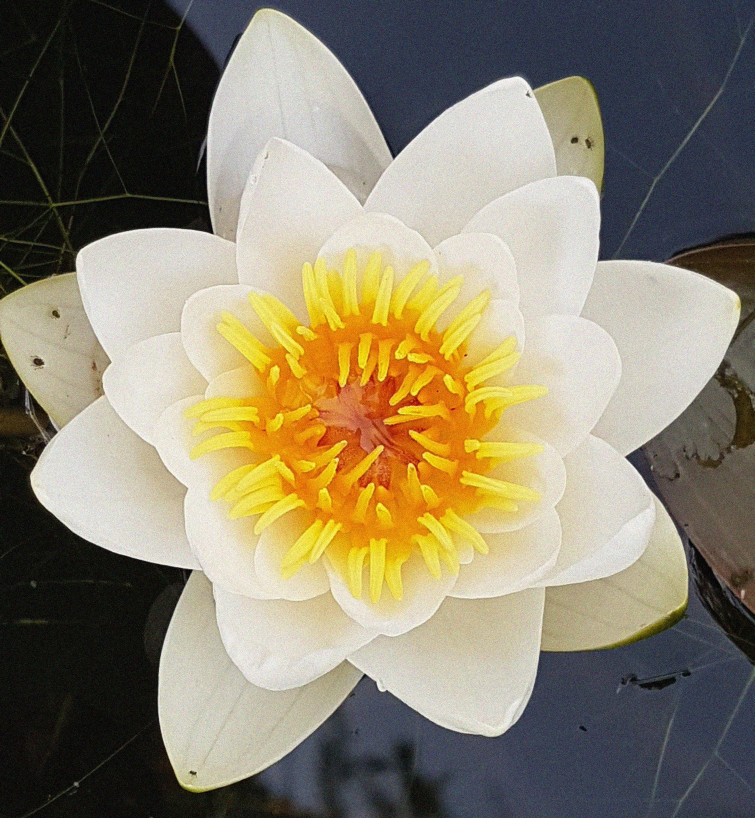
#> input picture DIP/DIPz1Photo.jpg, 2264 x 2454 px (shown at 1/3 size)
$ python final.py
#> lines starting #> are read from the running program, lines starting #| are printed output that depends on the picture; after the words box and inside, x2 and y2 are one past the last pixel; in counts of white or black regions, pixels touching at a corner belong together
import cv2 as cv
import numpy as np


def thinning(work):
    img = np.copy(work)
    # thin = empty output image to hold values
    thin = np.zeros(binary.shape, dtype='uint8')
    while cv.countNonZero(img) != 0:
        # Erosion
        erode = cv.erode(img, kernel)
        # Opening on eroded image
        opening = cv.morphologyEx(erode, cv.MORPH_OPEN, kernel)
        # Subtract these two
        subset = erode - opening
        # Union of all previous sets
        thin = cv.bitwise_or(subset, thin)
        # Set the eroded image for next iteration
        img = erode.copy()
    # after while thin is the thinning effect
    return thin


# hue [0, 179]
# saturation [0, 255]
# value [0, 255]
### o (e, e, e) (d, d, d, d) (t) (ddddddddddd)
'''
e
e
e
d
d
d
d
d
d
d
d
d
d
d
d
d
d
t
d
d
d
d
d
d
'''
cv.namedWindow("bgr", cv.WINDOW_NORMAL)
cv.resizeWindow("bgr", 1400, 900)
cv.namedWindow("hsv_enhance", cv.WINDOW_NORMAL)
cv.resizeWindow("hsv_enhance", 1400, 900)
cv.namedWindow("binary", cv.WINDOW_NORMAL)
cv.resizeWindow("binary", 1400, 900)
cv.namedWindow("edges", cv.WINDOW_NORMAL)
cv.resizeWindow("edges", 1400, 900)

# Read image
bgr = cv.imread("DIPz1Photo.jpg")
#> bgr is the input picture: shape (2454, 2264, 3); mean B, G, R 109, 131.1, 139.9
# Conversion to HSV
hsv = cv.cvtColor(bgr, cv.COLOR_BGR2HSV)
#> hsv: shape (2454, 2264, 3); mean H, S, V 51.2, 81.8, 145.4
hsv_s = np.copy(hsv)
(h, s, v) = cv.split(hsv_s)
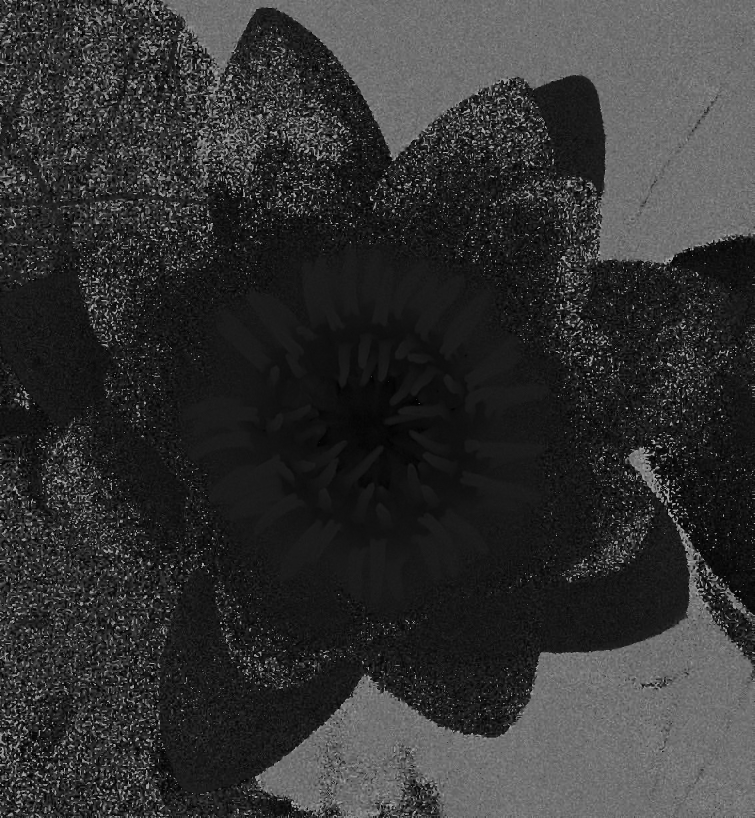
#> h: shape (2454, 2264) (shown at 1/3 size); min 0, max 179, mean 51.2
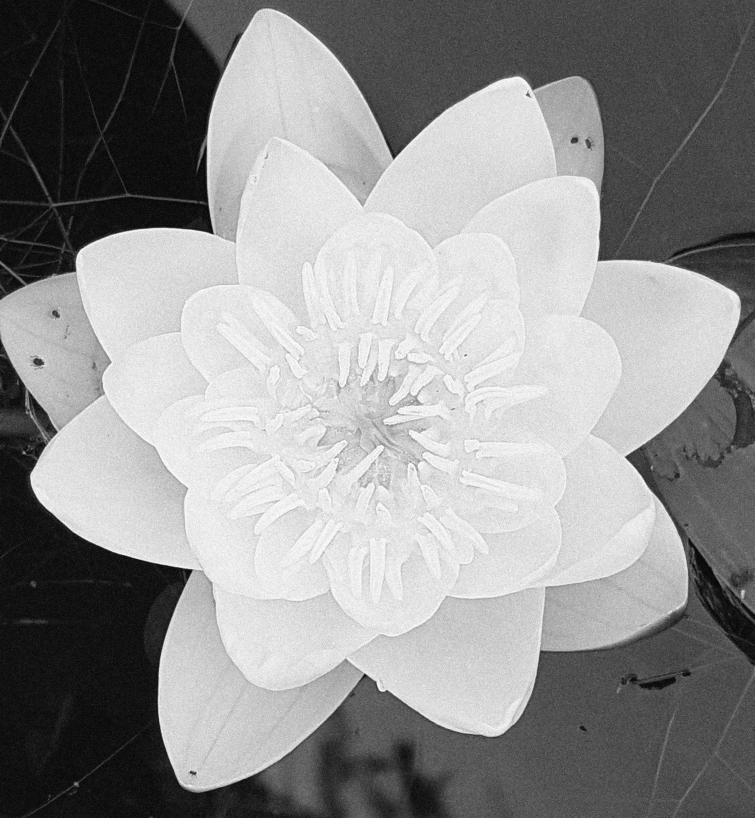
#> v: shape (2454, 2264) (shown at 1/3 size); min 0, max 255, mean 145.4
# enhance saturation
for i in range(len(s)):
    for j in range(len(s[i])):
        if s[i][j] > (255 * 0.9):
            s[i][j] = 255
        else:
            s[i][j] = max(0, (5.0 / 4.0) * s[i][j] - (0.15*255))
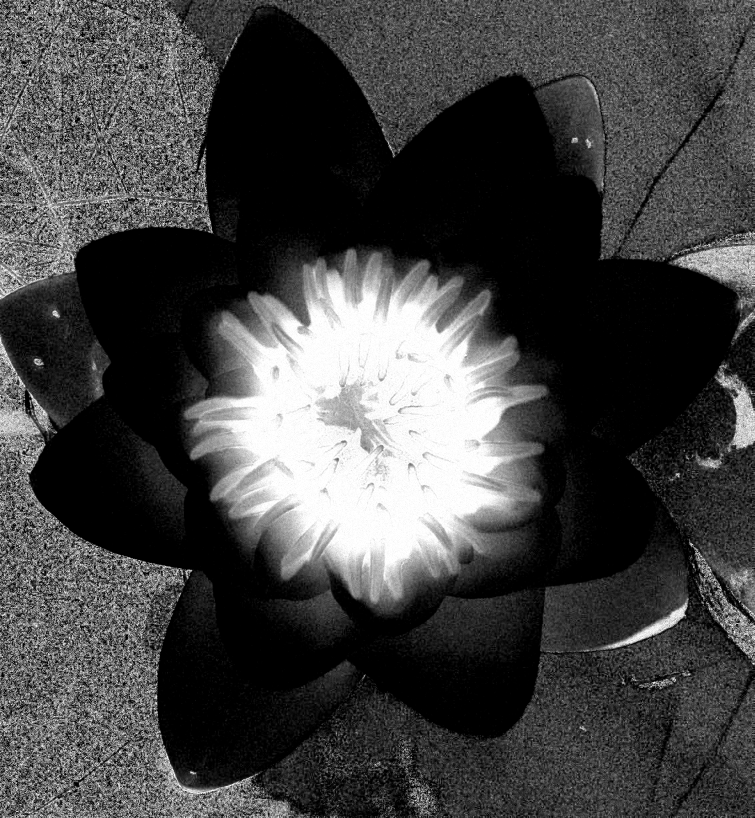
#> s: shape (2454, 2264) (shown at 1/3 size); min 0, max 255, mean 67.7

binary = cv.adaptiveThreshold(v, 255, cv.ADAPTIVE_THRESH_MEAN_C, cv.THRESH_BINARY_INV, 151, 5)
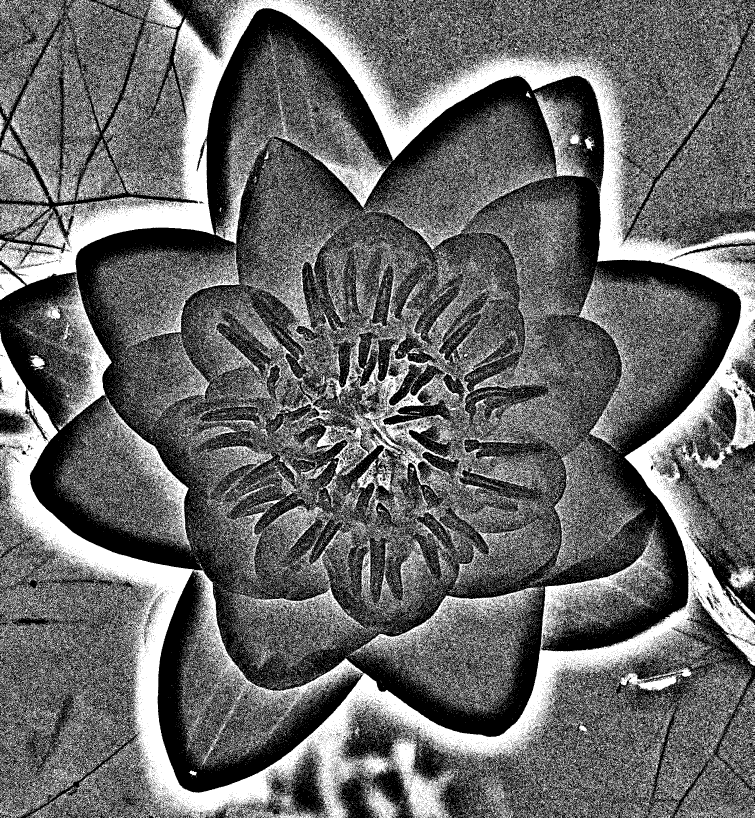
#> binary: shape (2454, 2264) (shown at 1/3 size); 40.8% white; 123564 white regions (118379 under 20 px), largest, box (x1, y1, x2, y2) and area: (0, 0, 2264, 2454) 777814, (679, 708, 1718, 1748) 151528, (646, 235, 1165, 734) 36676
# merge for display purpose
hsv_s = cv.merge((h, s, v))
#> hsv_s: shape (2454, 2264, 3); mean H, S, V 51.2, 67.7, 145.4

####
#   DRUGA CZĘŚĆ ZASTOSOWANIE MORFOLOGICZNYCH OPERACJI
####

# binary = cv.adaptiveThreshold(gray, 255, cv.ADAPTIVE_THRESH_MEAN_C, cv.THRESH_BINARY_INV, 97, 10)

# Set kernel
kernel = cv.getStructuringElement(cv.MORPH_CROSS, (3, 3))
img_output = np.copy(binary)
# Erosion for noise reduction
img_output = cv.erode(img_output, kernel, 1)
#> img_output: shape (2454, 2264); 11% white; 42093 white regions (41282 under 20 px), largest, box (x1, y1, x2, y2) and area: (0, 0, 2264, 2439) 399329, (0, 1008, 87, 1251) 9308, (209, 867, 334, 1255) 7912
img_output = cv.erode(img_output, kernel, 1)
#> img_output: shape (2454, 2264); 7.1% white; 5218 white regions (4791 under 20 px), largest, box (x1, y1, x2, y2) and area: (28, 1272, 2069, 2436) 130087, (46, 0, 1723, 853) 107560, (1876, 884, 2264, 1918) 42965
img_output = cv.erode(img_output, kernel, 1)
#> img_output: shape (2454, 2264); 5.6% white; 1970 white regions (1729 under 20 px), largest, box (x1, y1, x2, y2) and area: (34, 1274, 930, 2430) 76885, (50, 5, 794, 851) 58047, (800, 0, 1709, 476) 35192
# Dilatation for edges connection and their thickness
img_output = cv.dilate(img_output, kernel, 1)
#> img_output: shape (2454, 2264); 6.7% white; 1370 white regions (930 under 20 px), largest, box (x1, y1, x2, y2) and area: (29, 1273, 2069, 2431) 125180, (46, 4, 795, 852) 63536, (799, 0, 1710, 477) 40824
img_output = cv.dilate(img_output, kernel, 1)
#> img_output: shape (2454, 2264); 7.8% white; 1000 white regions (409 under 20 px), largest, box (x1, y1, x2, y2) and area: (28, 1272, 2070, 2436) 141082, (1737, 221, 2264, 1919) 87958, (45, 0, 796, 853) 69783
img_output = cv.dilate(img_output, kernel, 1)
#> img_output: shape (2454, 2264); 8.9% white; 696 white regions, largest, box (x1, y1, x2, y2) and area: (20, 1271, 2071, 2437) 156568, (44, 0, 1716, 854) 129789, (1729, 208, 2264, 1920) 102536
img_output = cv.dilate(img_output, kernel, 1)
#> img_output: shape (2454, 2264); 9.9% white; 502 white regions, largest, box (x1, y1, x2, y2) and area: (19, 189, 2264, 2438) 290387, (43, 0, 1728, 855) 140977, (0, 1008, 81, 1240) 10216
img_output = cv.dilate(img_output, kernel, 1)
#> img_output: shape (2454, 2264); 10.8% white; 385 white regions, largest, box (x1, y1, x2, y2) and area: (0, 188, 2264, 2439) 314725, (42, 0, 1729, 856) 149283, (0, 1007, 82, 1241) 10695
img_output = cv.dilate(img_output, kernel, 1)
#> img_output: shape (2454, 2264); 11.7% white; 333 white regions, largest, box (x1, y1, x2, y2) and area: (0, 0, 2264, 2440) 494342, (0, 1006, 83, 1242) 11120, (218, 896, 338, 1248) 10799
img_output = cv.dilate(img_output, kernel, 1)
#> img_output: shape (2454, 2264); 12.5% white; 279 white regions, largest, box (x1, y1, x2, y2) and area: (0, 0, 2264, 2441) 536102, (217, 895, 339, 1249) 11672, (1622, 1714, 1863, 1887) 7953
img_output = cv.dilate(img_output, kernel, 1)
#> img_output: shape (2454, 2264); 13.2% white; 258 white regions, largest, box (x1, y1, x2, y2) and area: (0, 0, 2264, 2442) 558959, (216, 894, 340, 1250) 12502, (1183, 2225, 1326, 2448) 11885
# Thinning
img_output = thinning(img_output)
#> the loop in thinning, `while cv.countNonZero(img) != 0:` made 58 passes
#> after the loop in thinning, `while cv.countNonZero(img) != 0:`: erode: shape (2454, 2264); every value is 0
#> after the loop in thinning, `while cv.countNonZero(img) != 0:`:
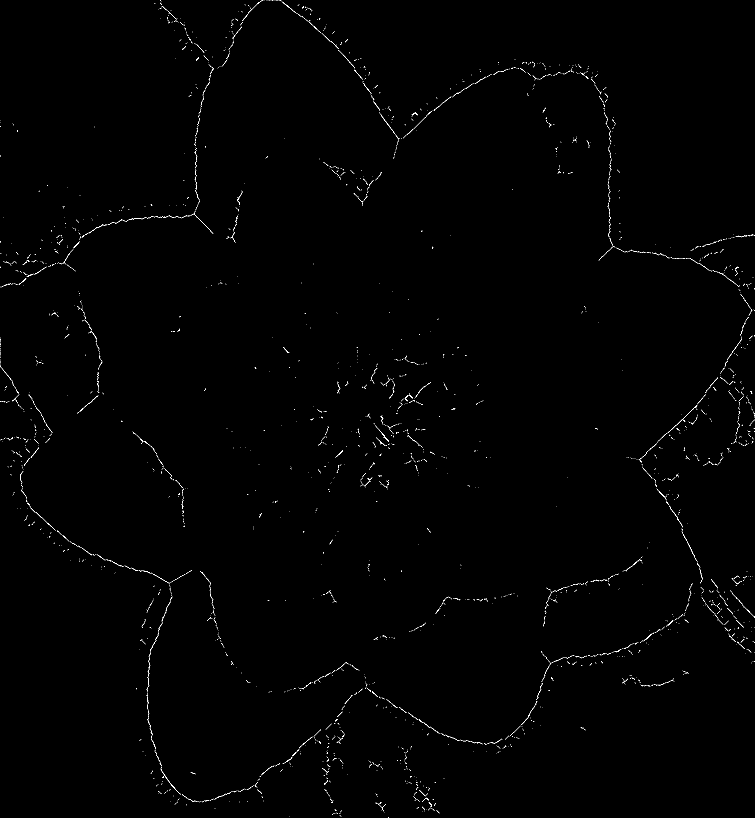
#> thin: shape (2454, 2264) (shown at 1/3 size); 0.33% white in thin lines or dots
# Dilatation for fully connected edges
img_output = cv.dilate(img_output, kernel, 1)
#> img_output: shape (2454, 2264); 0.97% white in thin lines or dots
img_output = cv.dilate(img_output, kernel, 1)
#> img_output: shape (2454, 2264); 1.7% white; 851 white regions (293 under 20 px), largest, box (x1, y1, x2, y2) and area: (58, 1411, 788, 2409) 7578, (1793, 278, 2221, 862) 4468, (236, 441, 642, 720) 3100
img_output = cv.dilate(img_output, kernel, 1)
#> img_output: shape (2454, 2264); 2.5% white; 635 white regions (2 under 20 px), largest, box (x1, y1, x2, y2) and area: (57, 1271, 843, 2410) 11986, (650, 0, 1748, 479) 9318, (1090, 1748, 2081, 2238) 8901
img_output = cv.dilate(img_output, kernel, 1)
#> img_output: shape (2454, 2264); 3.4% white; 531 white regions, largest, box (x1, y1, x2, y2) and area: (649, 0, 2264, 1754) 33282, (56, 1270, 967, 2411) 17169, (973, 1747, 2087, 2239) 13924
img_output = cv.dilate(img_output, kernel, 1)
#> img_output: shape (2454, 2264); 4.2% white; 478 white regions, largest, box (x1, y1, x2, y2) and area: (648, 0, 2264, 1755) 43449, (55, 1269, 968, 2412) 21243, (962, 1746, 2088, 2360) 20662
img_output = cv.dilate(img_output, kernel, 1)
#> img_output: shape (2454, 2264); 5.1% white; 438 white regions, largest, box (x1, y1, x2, y2) and area: (0, 0, 2264, 1964) 82371, (0, 1268, 969, 2413) 27703, (961, 1745, 2089, 2361) 26582
img_output = cv.dilate(img_output, kernel, 1)
#> img_output: shape (2454, 2264); 6% white; 416 white regions, largest, box (x1, y1, x2, y2) and area: (0, 0, 2264, 1968) 103068, (0, 1267, 2090, 2416) 64624, (1623, 1714, 1863, 1886) 6113
img_output = cv.dilate(img_output, kernel, 1)
#> img_output: shape (2454, 2264); 7% white; 388 white regions, largest, box (x1, y1, x2, y2) and area: (0, 0, 2264, 1969) 121641, (0, 1266, 2091, 2422) 74674, (1183, 2230, 1326, 2448) 8108
img_output = cv.dilate(img_output, kernel, 1)
#> img_output: shape (2454, 2264); 7.9% white; 342 white regions, largest, box (x1, y1, x2, y2) and area: (0, 0, 2264, 1970) 146288, (0, 1265, 2092, 2425) 86732, (1182, 2229, 1327, 2449) 9079
img_output = cv.dilate(img_output, kernel, 1)
#> img_output: shape (2454, 2264); 8.9% white; 297 white regions, largest, box (x1, y1, x2, y2) and area: (0, 0, 2264, 1971) 168275, (0, 1264, 2093, 2426) 99026, (1620, 1660, 1938, 1889) 10284
img_output = cv.dilate(img_output, kernel, 1)
#> img_output: shape (2454, 2264); 9.9% white; 248 white regions, largest, box (x1, y1, x2, y2) and area: (0, 0, 2264, 2427) 307130, (1086, 1230, 1315, 1438) 13613, (1619, 1659, 1939, 1890) 11222
img_output = cv.dilate(img_output, kernel, 1)
#> img_output: shape (2454, 2264); 10.8% white; 220 white regions, largest, box (x1, y1, x2, y2) and area: (0, 0, 2264, 2454) 356136, (1085, 1229, 1316, 1439) 15908, (1618, 1658, 1940, 1891) 12137
img_output = cv.dilate(img_output, kernel, 1)
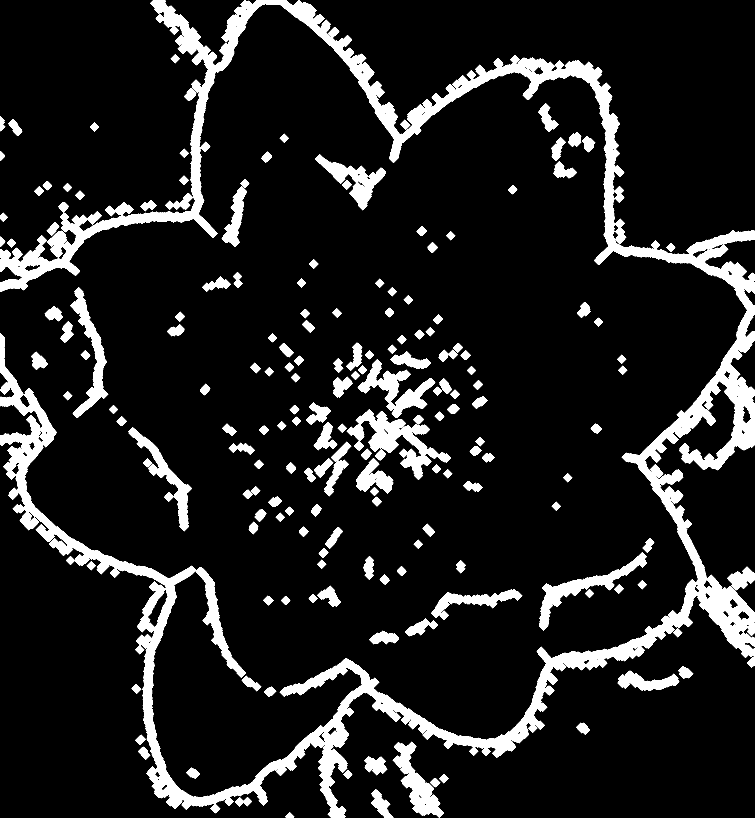
#> img_output: shape (2454, 2264) (shown at 1/3 size); 11.8% white; 195 white regions, largest, box (x1, y1, x2, y2) and area: (0, 0, 2264, 2454) 398671, (1067, 1228, 1353, 1440) 18210, (1617, 1657, 1941, 1892) 13036

edges = img_output

# displaying output
cv.imshow("bgr", bgr)
# conversion for displaying purpose
hsv_s = cv.cvtColor(hsv_s, cv.COLOR_HSV2BGR)
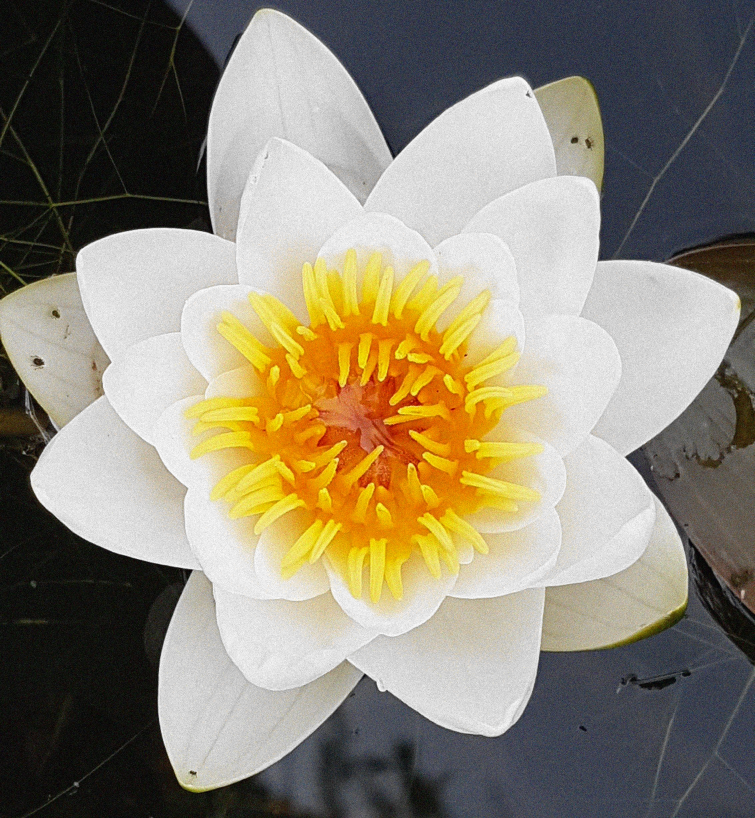
#> hsv_s: shape (2454, 2264, 3) (shown at 1/3 size); mean B, G, R 115.3, 133.6, 141.4
#cv.imwrite("hsv_enhance.jpg", hsv_s)
#cv.imwrite("binary.jpg", binary)
#cv.imwrite("edges.jpg", edges)

cv.imshow("hsv_enhance", hsv_s)
cv.imshow("binary", binary)
cv.imshow("edges", edges)

cv.waitKey(0)
cv.destroyAllWindows()
